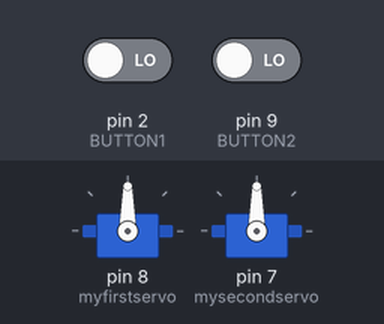
This sketch was run on a simulated Arduino Uno, built with avr-gcc and run on an emulated ATmega328P. On the bench: 2 × servo. Inputs (shaded band) come from the test bench; at power-on: pin 2 (BUTTON1) LOW, pin 9 (BUTTON2) LOW.

Above: at 1.2 s.
1.3 s: pin 2 (BUTTON1) driven HIGH and pin 9 (BUTTON2) driven HIGH
At 2.7 s:
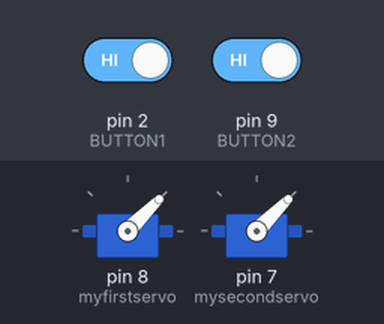
Timing chart, 0 to 4.3 s (numbered marks = the images above; inputs shaded):
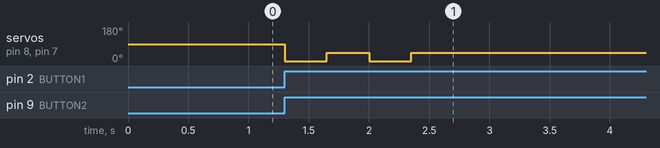

Measured:
- after the input at 1.3 s, servo on pin 8 (myfirstservo), servo on pin 7 (mysecondservo): alternates 45° for 0.35 s and 0° for 0.35 s, 4 changes in all, then stays 45°, starting at once

The sketch:

servo_test.io.ino
```cpp
#include <Servo.h>
#define BUTTON1 2
#define BUTTON2 9
String kyle = "AB";
String guess = "";

Servo myfirstservo;  // create servo object to control a servo
Servo mysecondservo;
// twelve servo objects can be created on most boards

int pos = 90;    // variable to store the servo position
int AB = 2; // the number of blunts kyle can smoke

void setup() {
  myfirstservo.attach(8);  // attaches the servo on pin 9 to the servo object
  mysecondservo.attach(7);
  pinMode(BUTTON1, INPUT);
  pinMode(BUTTON2, INPUT);
  myfirstservo.write(pos);
  mysecondservo.write(pos);
}

void loop() {
  int status1;
  int status2;
  status1 = digitalRead(BUTTON1);
  status2 = digitalRead(BUTTON2);
  if(status1 == HIGH)
  {
    guess = String(guess + "A");
  }
  if(status2 == HIGH)
  {
    guess = String(guess + "B");
  }
  if (guess.length() == 2 && guess == "AB" && AB >= 1)
    {
      for (pos = 0; pos <= 45; pos += 45) { // goes from 0 degrees to 90 degrees
      // in steps of 1 degree
      myfirstservo.write(pos);              // tell servo to go to position in variable 'pos'
      mysecondservo.write(pos);
      delay(350);                       // waits 15ms for the servo to reach the position
    }
    for (pos = 90; pos <= 45; pos += 45) { // goes from 90 degrees to 0 degrees
      myfirstservo.write(pos);              // tell servo to go to position in variable 'pos'
      mysecondservo.write(pos);
    }
    guess = "";
    AB --;
  }
  if (guess.length() == 2 && guess != "AB")
  {
    guess = "";
  }
}
```
